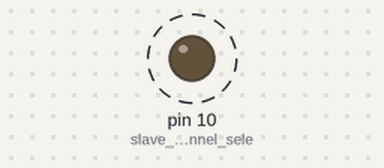
Simulated run of this sketch. Board: Arduino Uno, built with avr-gcc and run on an emulated ATmega328P. Parts: output pins drawn as LEDs (lit = HIGH). Dashed ring = blinking.

Above: at 0.6 s.
Timing chart, 0 to 3.0 s (numbered marks = the images above):
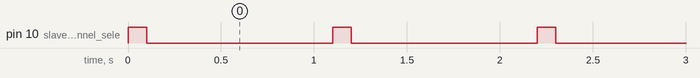

Measured:
- by itself, pin 10 (slave_select_channel_sele): alternates HIGH for 0.10 s and LOW for 1.0 s

The sketch:

spimaster_atmega328p.ino
```cpp
// the sensor communicates using SPI, so include the library:
#include <SPI.h>

void setup() {

  pinMode(10,OUTPUT);//slave select channel select chip select
  pinMode(11,OUTPUT);//slave select channel select chip select
  digitalWrite(10,1);
  Serial.begin(9600);
  SPI.begin();
  SPI.beginTransaction(SPISettings(1000000, MSBFIRST, SPI_MODE3));

}

void loop()
{

 int num=48;// 0 ASCCI
 delay(100);
 digitalWrite(10,0); // SLAVE SELECTION
 for(int i=0;i<10;i++)
 {
  SPI.transfer(num++);
  delay(100);
 }
   digitalWrite(10,1); // SLAVE RELEASE

 }
```
